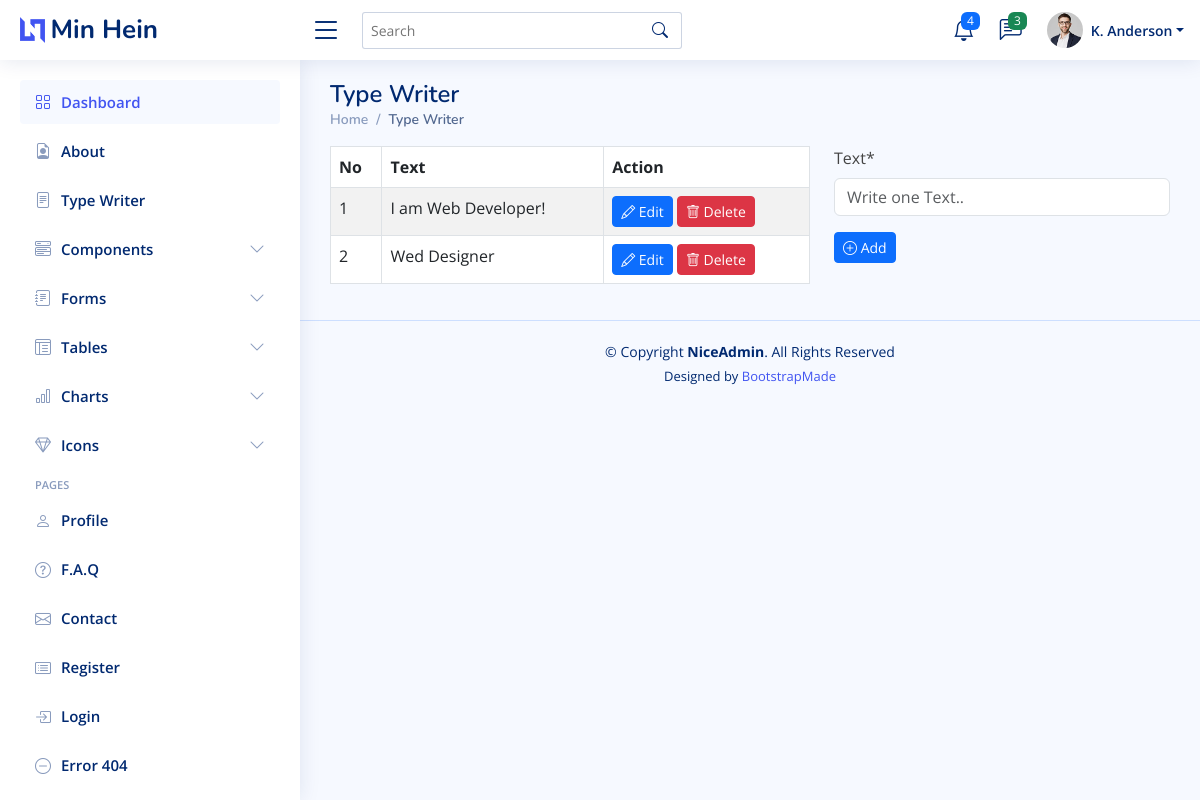
Before: /dashboard/type_writer/ with the older database file.
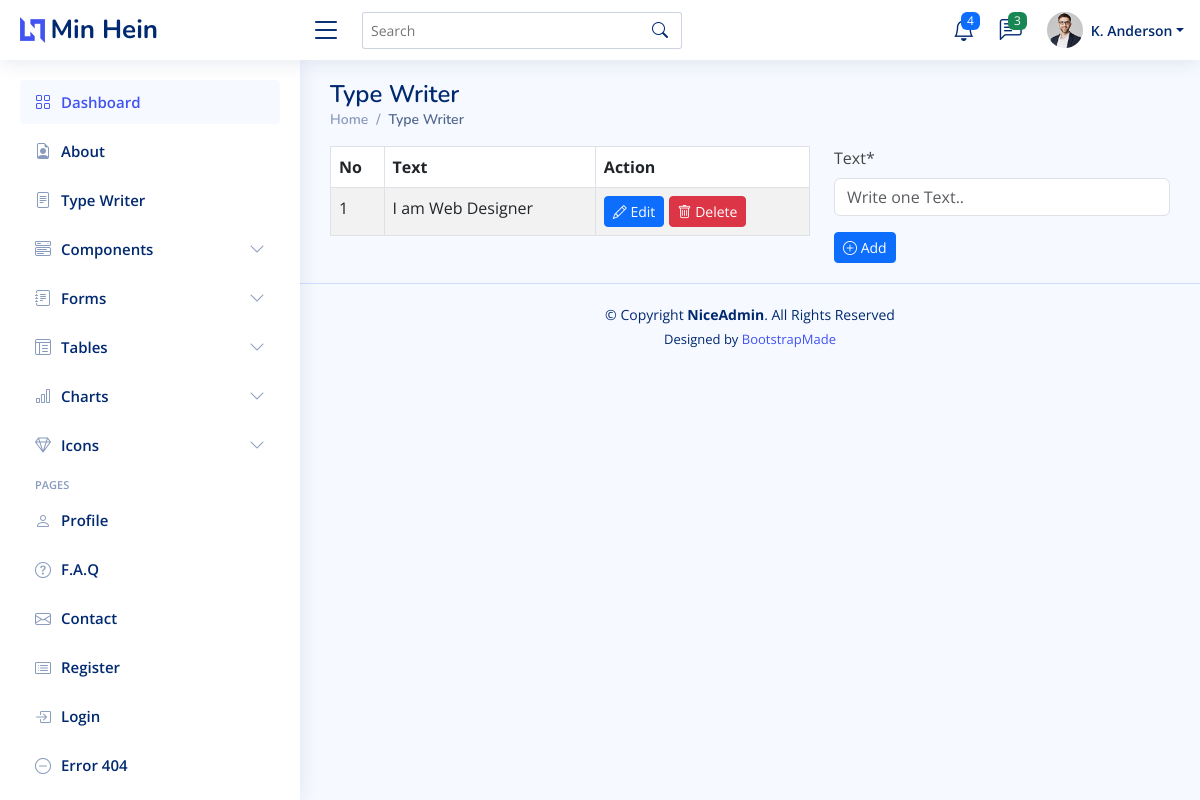
After: the same page with the newer database file.
### dashboard/models.py (models this page shows, shortened)
class TypeWriter(models.Model):
    text = models.CharField(max_length=100, null=True)
    created_at = models.DateTimeField(auto_now=True)
    updated_at = models.DateTimeField(auto_now_add=True)
    slug = models.SlugField(max_length=255, null=False,blank=True,unique=True,editable=False,)

### dashboard/views.py (the view)
# urls.py: path('type_writer/', views.type_writer, name="type-writer"),
def type_writer(request):
    page = "type_writer"
    type_writers = TypeWriter.objects.all()
    forms = TypeWriterForm()
    if request.method == "POST":
        form = TypeWriterForm(request.POST)
        if form.is_valid():
            form.save()
            messages.success(request, 'Has been added successfully!')
            return redirect('type-writer')
    context = {'page':page, 'type_writers':type_writers, 'forms':forms}
    return render(request, 'dashboard/type_writer/type_writer.html', context)

### dashboard/forms.py
class TypeWriterForm(forms.ModelForm):
    class Meta:
        model = TypeWriter
        fields = "__all__"
        widgets = {
            'text':forms.TextInput(attrs=({'placeholder':'Write one Text..'})),
        }

### dashboard/templates/dashboard/type_writer/type_writer.html (shortened to what this page needs)
{% extends 'dashboard/main.html' %}
{% load crispy_forms_tags %}
{% block content %}
<div class="pagetitle">
    <h1>Type Writer</h1>
    <nav>
      <ol class="breadcrumb">
        <li class="breadcrumb-item"><a href="{% url 'dashboard' %}">Home</a></li>
        <li class="breadcrumb-item active">Type Writer</li>
      </ol>
    </nav>
</div>
<div class="row">
    <div class="col-md-7">
        <table class="table table-striped table-bordered">
            <thead>
              <tr>
                <th scope="col">No</th>
                <th scope="col">Text</th>
                <th scope="col">Action</th>
              </tr>
            </thead>
            <tbody>
              {% for i in type_writers %}
                <tr>
                    <td>{{ forloop.counter }}</td>
                    <td>{{ i.text }}</td>
                    <td>
                        <a href="{% url 'type-writer-edit' i.slug %}" class="btn btn-primary btn-sm">
                            <i class="bi bi-pencil"></i> Edit
                        </a>
                        <a href="{% url 'type-writer-delete' i.slug %}" class="btn btn-danger btn-sm">
                            <i class="bi bi-trash"></i> Delete
                        </a>
                    </td>
                </tr>
              {% endfor %}
            </tbody>
          </table>
    </div>
    {% if page == "type_writer" %}
    <div class="col-md-5">
        <form method="post">
            {{ forms.text|as_crispy_field }}
            <button type="submit" class="btn btn-primary btn-sm">
                <i class="bi bi-plus-circle"></i> Add
            </button>
        </form>
    </div>
    {% endif %}
</div>
{% endblock content %}

Changed rows visible on the page:
removed TypeWriter: text "Wed Designer"
changed TypeWriter: text "I am Web Developer!" → "I am Web Designer"
